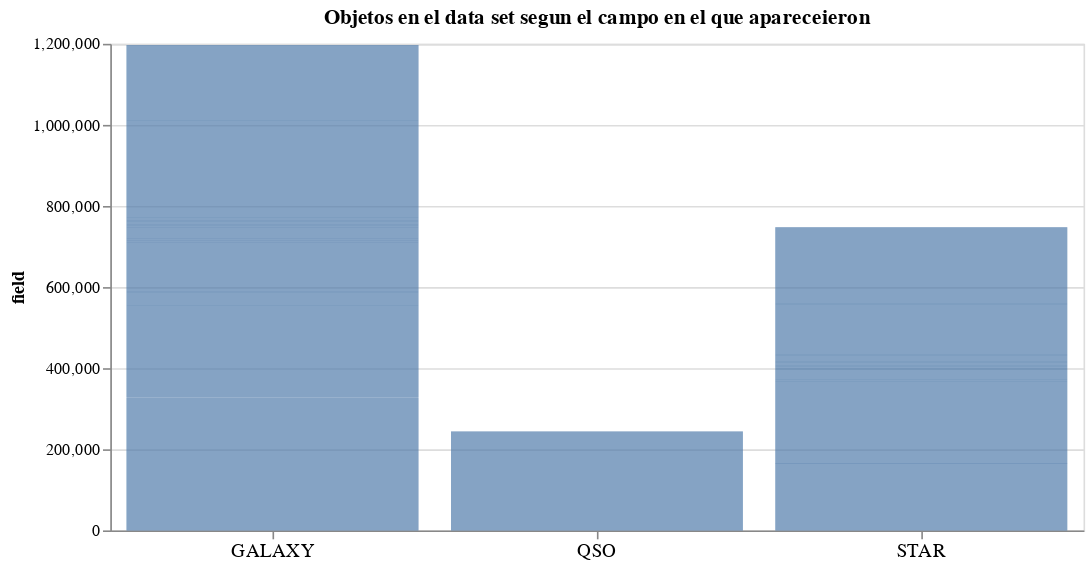

This figure's notebook cell:
### Markdown cell above
### Ploting the different objects, Galaxy, Star, QSO

### Code cell
# Bar chart with the values from every class
alt.Chart(df2).mark_bar().encode(
    x=alt.X('Class:O', title='', axis = alt.Axis(labelAngle=0, labelFontSize=12)), 
    y=alt.Y('field:Q', title='field'),
).properties(
    title = f"Objetos en el data set segun el campo en el que apareceieron",
    width = 600,
)

### Figure 1 — Vega-Lite specification as saved in the notebook (floating-point values rounded to 4 significant figures; data arrays with more than 128 entries replaced by an {"elided": "..."} marker saying what was removed)
{"config": {"view": {"continuousWidth": 300, "continuousHeight": 300}}, "data": {"name": "data-a8f10a8e933f661c5c4ac0ac91cc2305"}, "mark": {"type": "bar"}, "encoding": {"x": {"axis": {"labelAngle": 0, "labelFontSize": 12}, "field": "Class", "title": "", "type": "ordinal"}, "y": {"field": "field", "title": "field", "type": "quantitative"}}, "title": "Objetos en el data set segun el campo en el que apareceieron", "width": 600, "$schema": "https://vega.github.io/schema/vega-lite/v5.15.1.json", "datasets": {"data-a8f10a8e933f661c5c4ac0ac91cc2305": {"elided": "10000 records"}}}
